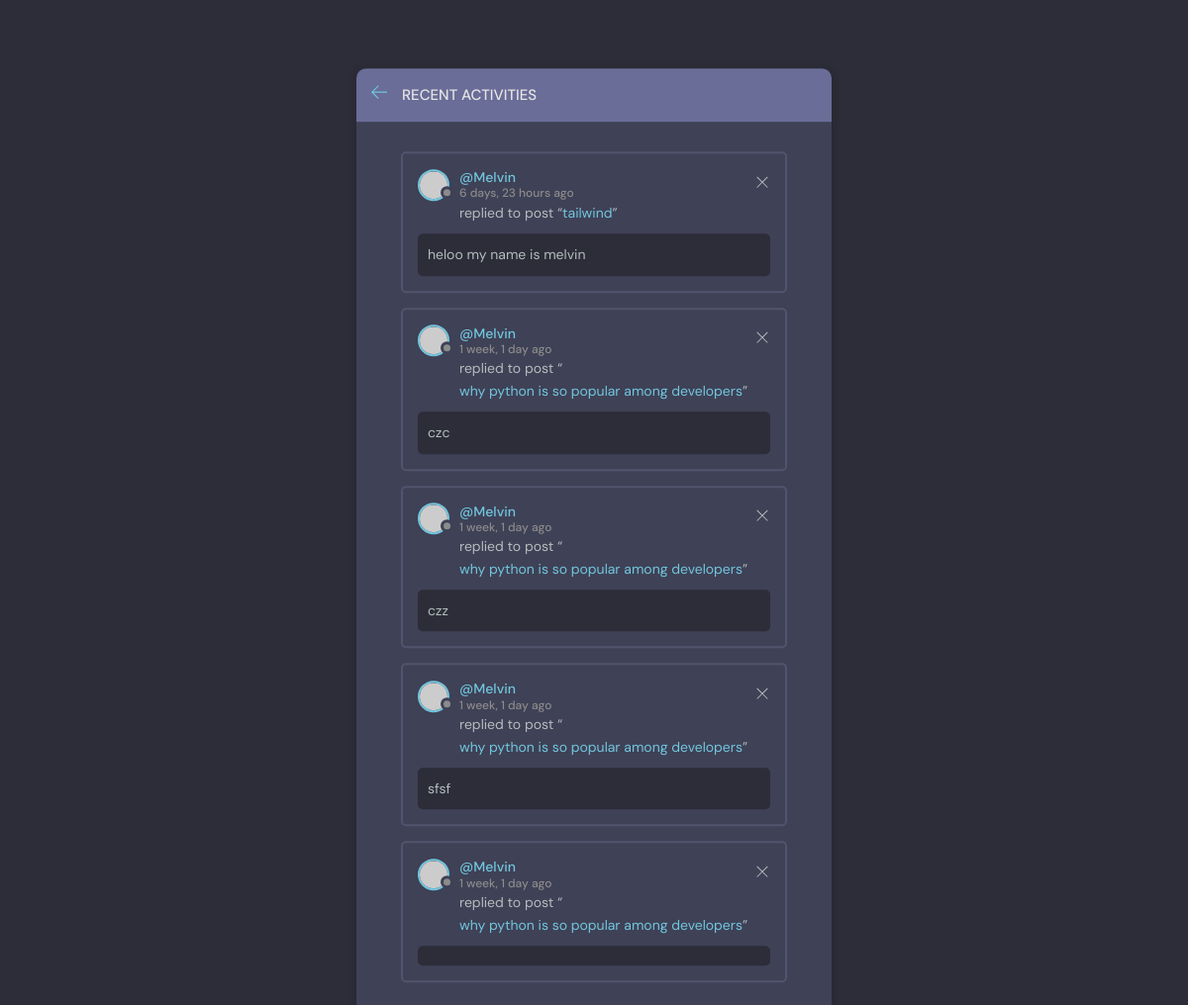
The app's page /activity (signed in) with its own data.
### main/models.py (models this page shows)
class Messages(models.Model):
    content=models.TextField(null=True)
    room=models.ForeignKey(Room,on_delete=models.CASCADE ,null=True)
    user=models.ForeignKey(User,on_delete=models.CASCADE)
    created_at=models.DateTimeField(auto_now_add=True)
    class Meta:
        ordering=["-created_at"]

class Room(models.Model):
    host=models.ForeignKey(User,on_delete=models.CASCADE)
    topic=models.ForeignKey(Topic,on_delete=models.CASCADE)
    participants=models.ManyToManyField(User,related_name='participants')
    title=models.CharField(max_length=200)
    description=models.TextField(null=True,blank=True)
    updated=models.DateTimeField(auto_now=True)
    created_at=models.DateTimeField(auto_now_add=True)
    def __str__(self):
        return self.title

### main/views.py (the view)
# urls.py: path("activity",Activity,name="activity"),
def Activity(request):
    user=request.user
    message=Messages.objects.filter(user=user)[0:5]
    return render(request,"activity.html",{"message":message})

### templates/activity.html (shortened to what this page needs)
{% extends 'index.html' %}
{% load static %}
{% block content %}
    <main class="layout">
      <div class="container">
        <div class="layout__box">
          <div class="layout__boxHeader">
            <div class="layout__boxTitle">
              <a href="index.html">
                <svg version="1.1" xmlns="http://www.w3.org/2000/svg" width="32" height="32" viewBox="0 0 32 32">
                  <title>arrow-left</title>
                  <path
                    d="M13.723 2.286l-13.723 13.714 13.719 13.714 1.616-1.611-10.96-10.96h27.625v-2.286h-27.625l10.965-10.965-1.616-1.607z"
                  ></path>
                </svg>
              </a>
              <h3>Recent Activities</h3>
            </div>
          </div>
          <div class="activities-page layout__body">
            {% for message in message%}
            <div class="activities__box">
              <div class="activities__boxHeader roomListRoom__header">
                <a href="profile.html" class="roomListRoom__author">
                  <div class="avatar avatar--small">
                    <img src="https://randomuser.me/api/portraits/women/11.jpg" />
                  </div>
                  <p>
                    @{{request.user}}
                    <span>{{message.created_at|timesince}} ago</span>
                  </p>
                </a>
                <div class="roomListRoom__actions">
                  <a href="#">
                    <svg version="1.1" xmlns="http://www.w3.org/2000/svg" width="32" height="32" viewBox="0 0 32 32">
                      <title>remove</title>
                      <path
                        d="M27.314 6.019l-1.333-1.333-9.98 9.981-9.981-9.981-1.333 1.333 9.981 9.981-9.981 9.98 1.333 1.333 9.981-9.98 9.98 9.98 1.333-1.333-9.98-9.98 9.98-9.981z"
                      ></path>
                    </svg>
                  </a>
                </div>
              </div>
              <div class="activities__boxContent">
                <p>replied to post “<a href="room.html">{{message.room}}</a>”</p>
                <div class="activities__boxRoomContent">
                  {{message.content}}
                </div>
              </div>
            </div>
            {% endfor %}
          </div>
        </div>
      </div>
    </main>
{% endblock %}

### static/style.css (style rules this page uses)
:root { --color-main: #71c6dd; --color-main-light: #e1f6fb; --color-dark: #3f4156; --color-dark-medium: #51546e; --color-dark-light: #696d97; --color-light: #e5e5e5; --color-gray: #8b8b8b; --color-light-gray: #b2bdbd; --color-bg: #2d2d39; --color-success: #5dd693; --color-error: #fc4b0b; }
* { font-family: "DM Sans", -apple-system, BlinkMacSystemFont, "Segoe UI", Roboto, Oxygen, Ubuntu, Cantarell, "Open Sans", "Helvetica Neue", sans-serif; margin: 0; padding: 0; box-sizing: border-box; text-rendering: optimizeLegibility; font-size: inherit; }
html { font-size: 56.25%; }
@media only screen and (min-width: 1200px) { html { font-size: 62.5%; } }
body { line-height: 1.6; font-weight: 400; font-size: 1.5rem; color: var(--color-light-gray); background-color: var(--color-bg); min-height: 100vh; }
img { width: 100%; }
a { display: inline-block; color: var(--color-main); text-decoration: none; }
.container { max-width: 120rem; width: 90%; margin: auto; }
.avatar { position: relative; display: inline-block; border-radius: 50%; border: 2px solid var(--color-main); }
.avatar img { display: block; border-radius: 50%; object-fit: cover; object-position: center; }
.avatar::after { content: ""; display: block; position: absolute; background-color: var(--color-gray); z-index: 111; border-radius: 50%; border: 0.3rem solid var(--color-dark); }
.avatar.avatar--small img { width: 2.8rem; height: 2.8rem; }
.avatar.avatar--small:after { width: 0.7rem; height: 0.7rem; bottom: 0px; right: -6px; }
.layout { margin-top: 2.4rem; }
.layout > .container { display: flex; justify-content: space-between; align-items: flex-start; }
.layout__box { width: 90%; max-width: 48rem; min-height: 40rem; position: absolute; top: 50%; left: 50%; transform: translate(-50%, -46%); background-color: var(--color-dark); border-radius: 1rem; box-shadow: 1px 1px 6px 3px rgba(0, 0, 0, 0.1); overflow: hidden; }
.layout__boxHeader { display: flex; padding: 1.5rem; background-color: var(--color-dark-light); }
.layout__boxTitle { display: flex; gap: 1.5rem; align-items: center; }
.layout__boxTitle h3 { text-transform: uppercase; font-weight: 500; color: var(--color-light); }
.layout__boxTitle svg { width: 1.6rem; height: 1.6rem; fill: var(--color-main); }
.layout__body { margin: 3rem; }
.roomListRoom__header { display: flex; justify-content: space-between; align-items: center; }
.roomListRoom__author { font-weight: 500; display: flex; align-items: center; gap: 1rem; }
.roomListRoom__actions { display: flex; align-items: flex-start; gap: 1rem; position: relative; }
.roomListRoom__actions svg { fill: var(--color-main); width: 1.6rem; height: 1.6rem; }
.activities__box { margin: 1.5rem; padding: 1.5rem; border: 2px solid var(--color-dark-medium); border-radius: 5px; }
.activities__boxHeader p { font-size: 1.4rem; line-height: 1.3; }
.activities__boxHeader p span { color: var(--color-gray); font-size: 1.2rem; display: block; }
.activities__boxContent { margin-left: 4.2rem; }
.activities__boxContent { font-size: 1.4rem; }
.activities__boxRoomContent { background: var(--color-bg); padding: 1rem; border-radius: 5px; margin-top: 1rem; margin-left: -4.2rem; }
.roomListRoom__actions svg { fill: var(--color-light-gray); }

### records on screen
Messages: created_at "6 days, 23 hours", room "tailwind", content "heloo my name is melvin"
Messages: created_at "1 week, 1 day", room "why python is so popular among developers", content "czc"
Messages: created_at "1 week, 1 day", room "why python is so popular among developers", content "czz"
Messages: created_at "1 week, 1 day", room "why python is so popular among developers", content "sfsf"
Messages: created_at "1 week, 1 day", room "why python is so popular among developers"

### other values on screen
{{ request.user }} "Melvin"
